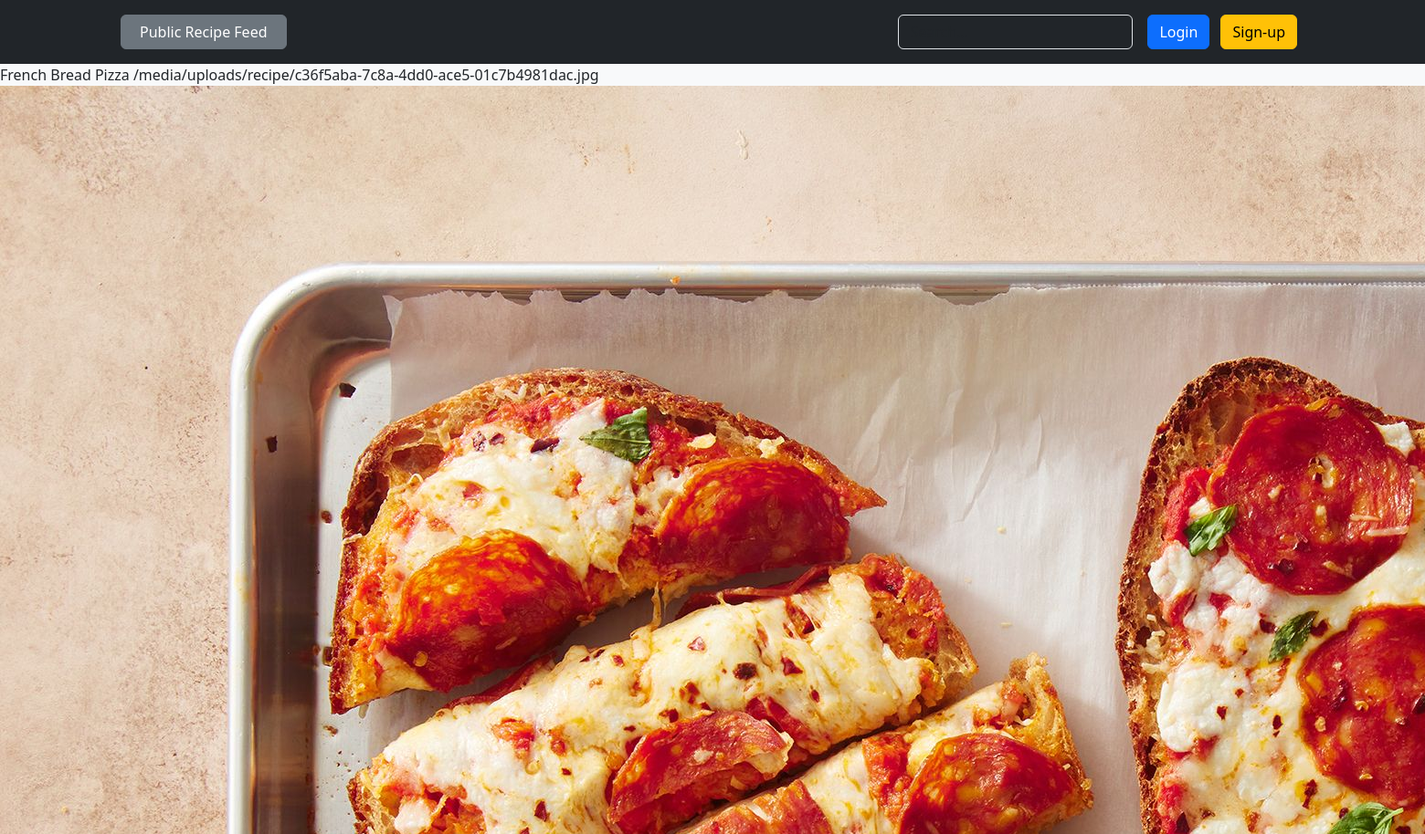
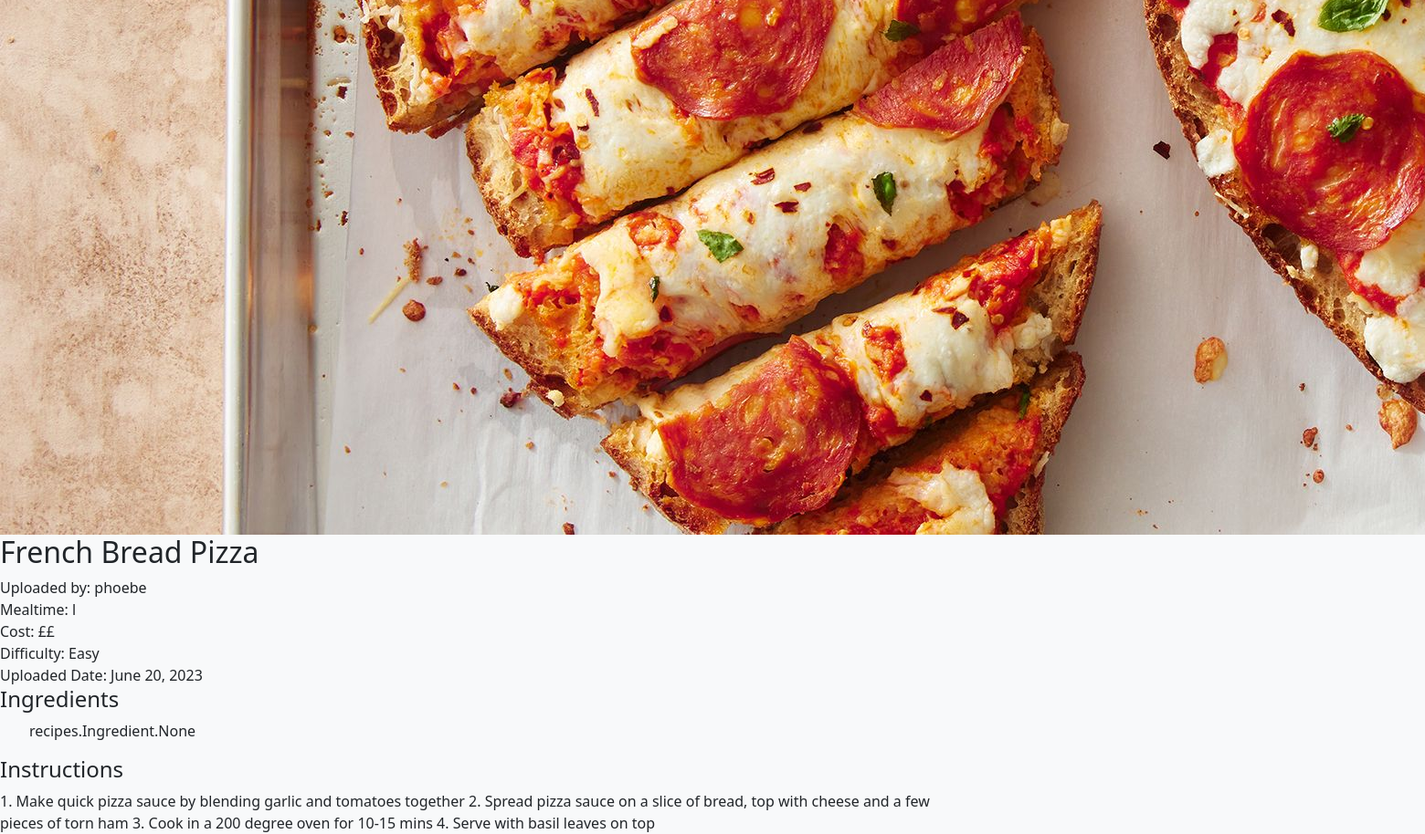
Page /recipes/recipe_detail/14 on the committed database (2 pictures, top to bottom).
### recipes/models.py (models this page shows, shortened)
class Recipe(models.Model):
    recipe_name = models.CharField(max_length=200)
    recipe_image = models.ImageField(upload_to=recipe_image_file_path)
    MEAL_TIME_CHOICES = [
        ('b', 'Breakfast'),
        ('l', 'Lunch'),
        ('d', 'Dinner'),
        ('s', 'Snack'),
    ]
    meal_time = models.CharField(
        max_length=1, choices=MEAL_TIME_CHOICES, default='b')
    ingredients = models.ManyToManyField('Ingredient')
    COST_CHOICES = [
        ('1', '£'),
        ('2', '££'),
        ('3', '£££'),
        ('4', '££££'),
    ]
    cost = models.CharField(max_length=1, choices=COST_CHOICES, default='1')
    instructions = models.TextField(max_length=800)
    DIFFICULTY_CHOICES = [
        ('e', 'Easy'),
        ('m', 'Medium'),
        ('d', 'Difficult'),
        ('p', 'Pro'),
    ]
    difficulty_level = models.CharField(max_length=1,
                                        choices=DIFFICULTY_CHOICES,
                                        default='e')
    tags = models.ManyToManyField('Tag')
    recipe_author = models.ForeignKey(User, on_delete=models.CASCADE)
    uploaded_date = models.DateField(auto_now_add=True)
    VISIBILITY_CHOICES = [
        ('pu', 'Public'),
        ('pr', 'Private'),
    ]
    visibility = models.CharField(
        max_length=2, choices=VISIBILITY_CHOICES, default='pu')

### recipes/views.py (the view)
class RecipeDetail(DetailView):
    model = Recipe

### recipes/templates/recipes/recipe_detail.html (shortened to what this page needs)
{% extends 'base.html' %}
{% block  content %}
{{recipe.recipe_name}}
{{recipe.recipe_image.url}}
<div class="col-lg-8">
    <article class="post-single">
        <div class="post-thumbnail">
            <img src="{{recipe.recipe_image.url}}" alt="post">
        </div>
      <h2 class="title">{{recipe.recipe_name}}</h2>
      <div class="post-meta">
        <div class="">
            <span>Uploaded by: {{recipe.recipe_author}}</span>
        </div>
        <div class="">
            <span>Mealtime: {{recipe.meal_time}}</span>
        </div>
        <div class="">
            <span>Cost: {{recipe.get_cost_display}}</span>
        </div>
        <div class="">
            <span>Difficulty: {{recipe.get_difficulty_level_display}}</span>
        </div>
        <div class="">
            <span>Uploaded Date: {{recipe.uploaded_date}}</span>
        </div>
      </div>
      <div class="post-content">
        <div class="recipe-ingredients">
            <h4>Ingredients</h4>
            <ul class="ct-list">
                {{recipe.ingredients}}
          </ul>
        </div>
        <div class="recipe-instructions">
          <h4>Instructions</h4>
          {{recipe.instructions}}
        </div>
      </div>
    </article>
{% endblock %}

### rows in the picture
Recipe: recipe_name "French Bread Pizza", recipe_image "/media/uploads/recipe/c36f5aba-7c8a-4dd0-ace5-01c7b4981dac.jpg", recipe_image (picture), recipe_author "phoebe", meal_time "l", cost "££", difficulty_level "Easy", uploaded_date "June 20, 2023", ingredients "recipes.Ingredient.None", instructions "1. Make quick pizza sauce by blending garlic and tomatoes together 2. Spread pizza sauce on a slice of bread, top with cheese and a few pieces of torn ham 3. Cook in a 200 degree oven for 10-15 mins 4. Serve with basil leaves on top"
